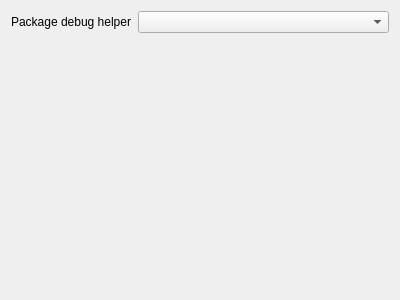
<?xml version="1.0" encoding="UTF-8"?>
<ui version="4.0">
 <class>UbuntuPackageStepConfigWidget</class>
 <widget class="QWidget" name="UbuntuPackageStepConfigWidget">
  <property name="geometry">
   <rect>
    <x>0</x>
    <y>0</y>
    <width>400</width>
    <height>300</height>
   </rect>
  </property>
  <property name="windowTitle">
   <string>Form</string>
  </property>
  <layout class="QFormLayout" name="formLayout">
   <item row="0" column="0">
    <widget class="QLabel" name="label">
     <property name="text">
      <string>Package debug helper</string>
     </property>
     <property name="buddy">
      <cstring>comboBoxMode</cstring>
     </property>
    </widget>
   </item>
   <item row="0" column="1">
    <widget class="QComboBox" name="comboBoxMode">
     <property name="whatsThis">
      <string>&lt;html&gt;&lt;head/&gt;&lt;body&gt;&lt;p&gt;Specifies if the debug helper script &lt;/p&gt;&lt;p&gt;is injected into the click package.&lt;/p&gt;&lt;p&gt;&lt;br/&gt;&lt;/p&gt;&lt;p&gt;Auto will only package them when &lt;/p&gt;&lt;p&gt;the project is compiled in debug mode.&lt;/p&gt;&lt;/body&gt;&lt;/html&gt;</string>
     </property>
    </widget>
   </item>
  </layout>
 </widget>
 <resources/>
 <connections/>
</ui>
